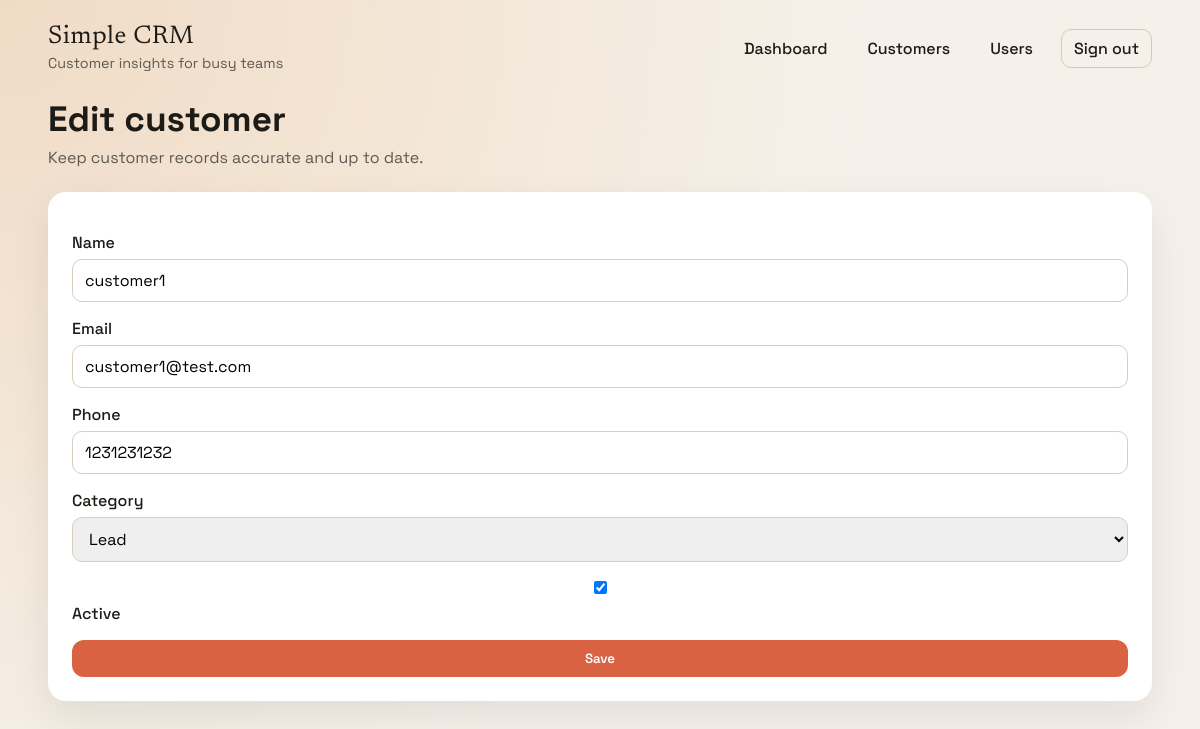
Page /customers/4/edit (signed in) on the earlier database version.
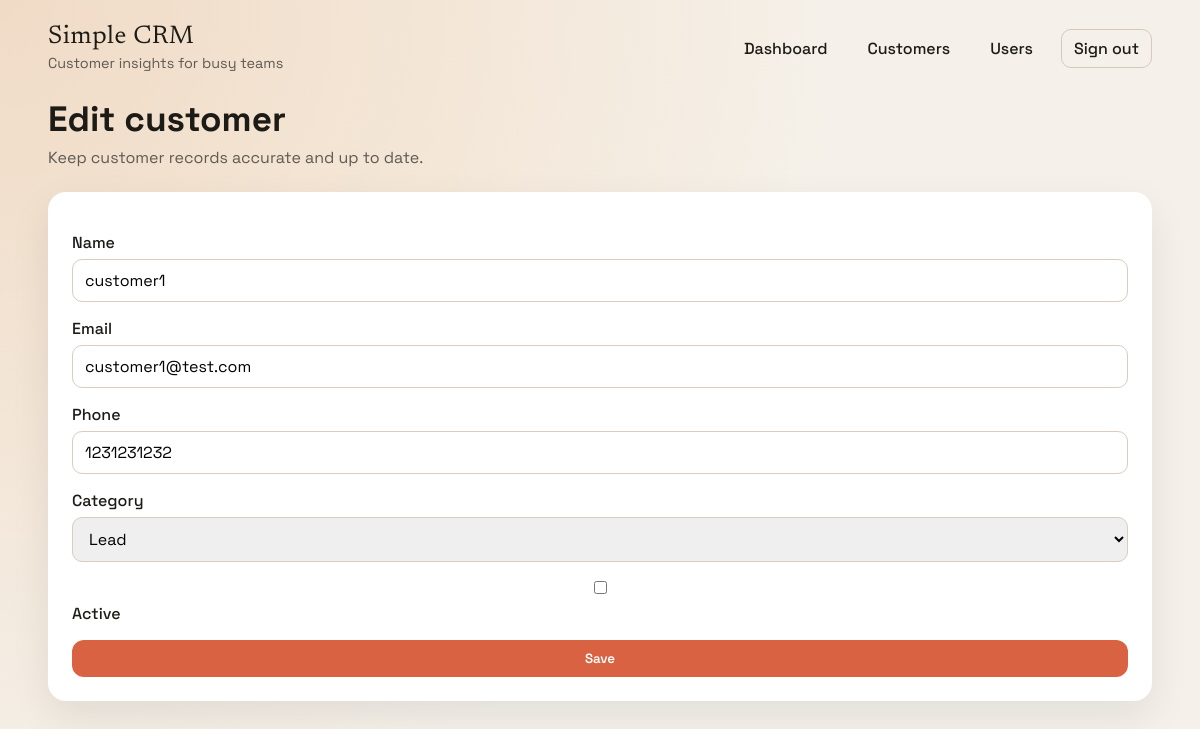
Same page on the later database version.
### app/models.py (models this page shows)
class Customer(db.Model):
    id = db.Column(db.Integer, primary_key=True)
    name = db.Column(db.String(150), nullable=False)
    email = db.Column(db.String(150))
    phone = db.Column(db.String(50))
    category = db.Column(db.String(20), nullable=False)
    active = db.Column(db.Boolean, default=True)
    created_at = db.Column(db.DateTime, default=datetime.utcnow)
    created_by_id = db.Column(db.Integer, db.ForeignKey("user.id"))
    created_by = db.relationship("User", back_populates="customers")
    interactions = db.relationship(
        "Interaction", back_populates="customer", cascade="all, delete-orphan"
    )

### app/routes.py (the view)
@web_bp.route("/customers/<int:customer_id>/edit", methods=["GET"])
@login_required
def customer_edit(customer_id):
    customer = Customer.query.get_or_404(customer_id)
    _ensure_customer_access(customer)
    return render_template(
        "customer_form.html",
        customer=customer,
        categories=CUSTOMER_CATEGORIES,
    )

### app/__init__.py (called while the page is built)
@login_manager.user_loader
def load_user(user_id):
    from .models import User
    return User.query.get(int(user_id))

### app/utils.py (called while the page is built)
def _ensure_customer_access(customer):
    if current_user.role == ROLE_EMPLOYEE and customer.created_by_id != current_user.id:
        abort(403)

### app/templates/customer_form.html
{% extends 'base.html' %}
{% block content %}
<section class="page-header">
  <div>
    <h1>{% if customer %}Edit customer{% else %}New customer{% endif %}</h1>
    <p class="muted">Keep customer records accurate and up to date.</p>
  </div>
</section>
<section class="panel">
  {% if customer %}
    {% set form_action = "/api/customers/{}/edit".format(customer.id) %}
  {% else %}
    {% set form_action = "/api/customers/new" %}
  {% endif %}
  <form class="form-grid" method="post" action="{{ form_action }}">
    <label>
      <span>Name</span>
      <input type="text" name="name" required value="{{ customer.name if customer }}">
    </label>
    <label>
      <span>Email</span>
      <input type="email" name="email" value="{{ customer.email if customer }}">
    </label>
    <label>
      <span>Phone</span>
      <input type="text" name="phone" value="{{ customer.phone if customer }}">
    </label>
    <label>
      <span>Category</span>
      <select name="category" required>
        {% for category in categories %}
          <option value="{{ category }}" {% if customer and customer.category == category %}selected{% endif %}>
            {{ category }}
          </option>
        {% endfor %}
      </select>
    </label>
    {% if customer %}
      <label class="checkbox">
        <input type="checkbox" name="active" {% if customer.active %}checked{% endif %}>
        <span>Active</span>
      </label>
    {% endif %}
    <button class="primary" type="submit">Save</button>
  </form>
</section>
{% endblock %}

Differences in the rows shown:
changed Customer "customer1": active "☑" → "☐"
